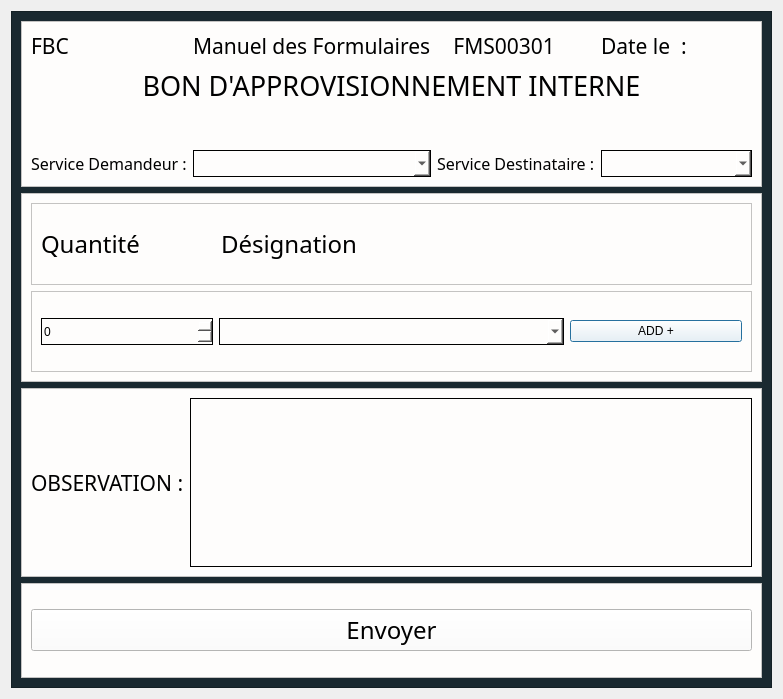
<?xml version="1.0" encoding="UTF-8"?>
<ui version="4.0">
 <class>Dialog</class>
 <widget class="QDialog" name="Dialog">
  <property name="geometry">
   <rect>
    <x>0</x>
    <y>0</y>
    <width>783</width>
    <height>699</height>
   </rect>
  </property>
  <property name="windowTitle">
   <string>Dialog</string>
  </property>
  <layout class="QVBoxLayout" name="verticalLayout">
   <item>
    <widget class="QFrame" name="frame">
     <property name="styleSheet">
      <string notr="true">background-color: #1A2930;</string>
     </property>
     <property name="frameShape">
      <enum>QFrame::StyledPanel</enum>
     </property>
     <property name="frameShadow">
      <enum>QFrame::Raised</enum>
     </property>
     <layout class="QVBoxLayout" name="verticalLayout_2" stretch="0,2,2,1">
      <item>
       <widget class="QFrame" name="frame_4">
        <property name="styleSheet">
         <string notr="true">background-color : #FEFDFC;</string>
        </property>
        <property name="frameShape">
         <enum>QFrame::StyledPanel</enum>
        </property>
        <property name="frameShadow">
         <enum>QFrame::Raised</enum>
        </property>
        <layout class="QGridLayout" name="gridLayout">
         <item row="1" column="0" colspan="5">
          <widget class="QLabel" name="label_3">
           <property name="font">
            <font>
             <family>Modern No. 20</family>
             <pointsize>20</pointsize>
            </font>
           </property>
           <property name="text">
            <string>BON D'APPROVISIONNEMENT INTERNE</string>
           </property>
           <property name="alignment">
            <set>Qt::AlignCenter</set>
           </property>
          </widget>
         </item>
         <item row="0" column="2">
          <widget class="QLabel" name="label_7">
           <property name="font">
            <font>
             <family>Modern No. 20</family>
             <pointsize>16</pointsize>
            </font>
           </property>
           <property name="text">
            <string>   FMS00301</string>
           </property>
          </widget>
         </item>
         <item row="0" column="1">
          <widget class="QLabel" name="label_6">
           <property name="font">
            <font>
             <family>Modern No. 20</family>
             <pointsize>16</pointsize>
            </font>
           </property>
           <property name="text">
            <string>Manuel des Formulaires</string>
           </property>
          </widget>
         </item>
         <item row="5" column="0">
          <widget class="QLabel" name="label_4">
           <property name="font">
            <font>
             <family>Modern No. 20</family>
             <pointsize>12</pointsize>
            </font>
           </property>
           <property name="text">
            <string>Service Demandeur :</string>
           </property>
          </widget>
         </item>
         <item row="3" column="0">
          <widget class="QLabel" name="label">
           <property name="text">
            <string/>
           </property>
          </widget>
         </item>
         <item row="0" column="0">
          <widget class="QLabel" name="label_5">
           <property name="font">
            <font>
             <family>Modern No. 20</family>
             <pointsize>16</pointsize>
            </font>
           </property>
           <property name="text">
            <string>FBC</string>
           </property>
          </widget>
         </item>
         <item row="5" column="2">
          <widget class="QLabel" name="label_10">
           <property name="font">
            <font>
             <family>Modern No. 20</family>
             <pointsize>12</pointsize>
            </font>
           </property>
           <property name="text">
            <string>Service Destinataire :</string>
           </property>
          </widget>
         </item>
         <item row="4" column="0">
          <widget class="QLabel" name="label_2">
           <property name="text">
            <string/>
           </property>
          </widget>
         </item>
         <item row="5" column="1">
          <widget class="QComboBox" name="comboBoxDemandeur">
           <property name="styleSheet">
            <string notr="true">border: 1px solid back;height:25px;</string>
           </property>
          </widget>
         </item>
         <item row="5" column="3" colspan="2">
          <widget class="QComboBox" name="comboBoxDestinataire">
           <property name="styleSheet">
            <string notr="true">border: 1px solid back;height:25px;</string>
           </property>
          </widget>
         </item>
         <item row="0" column="3" colspan="2">
          <widget class="QLabel" name="label_8">
           <property name="font">
            <font>
             <family>Modern No. 20</family>
             <pointsize>16</pointsize>
            </font>
           </property>
           <property name="text">
            <string>Date le  :</string>
           </property>
          </widget>
         </item>
        </layout>
       </widget>
      </item>
      <item>
       <widget class="QFrame" name="frame_3">
        <property name="styleSheet">
         <string notr="true">background-color : #FEFDFC;</string>
        </property>
        <property name="frameShape">
         <enum>QFrame::StyledPanel</enum>
        </property>
        <property name="frameShadow">
         <enum>QFrame::Raised</enum>
        </property>
        <layout class="QVBoxLayout" name="verticalLayout_3">
         <item>
          <widget class="QFrame" name="frame_7">
           <property name="frameShape">
            <enum>QFrame::StyledPanel</enum>
           </property>
           <property name="frameShadow">
            <enum>QFrame::Raised</enum>
           </property>
           <layout class="QHBoxLayout" name="horizontalLayout_2" stretch="1,2,1">
            <item>
             <widget class="QLabel" name="label_11">
              <property name="font">
               <font>
                <family>Modern No. 20</family>
                <pointsize>18</pointsize>
               </font>
              </property>
              <property name="text">
               <string>Quantité</string>
              </property>
             </widget>
            </item>
            <item>
             <widget class="QLabel" name="label_9">
              <property name="font">
               <font>
                <family>Modern No. 20</family>
                <pointsize>18</pointsize>
               </font>
              </property>
              <property name="text">
               <string>Désignation</string>
              </property>
             </widget>
            </item>
            <item>
             <spacer name="horizontalSpacer">
              <property name="orientation">
               <enum>Qt::Horizontal</enum>
              </property>
              <property name="sizeHint" stdset="0">
               <size>
                <width>40</width>
                <height>20</height>
               </size>
              </property>
             </spacer>
            </item>
           </layout>
          </widget>
         </item>
         <item>
          <widget class="QFrame" name="frame_6">
           <property name="frameShape">
            <enum>QFrame::StyledPanel</enum>
           </property>
           <property name="frameShadow">
            <enum>QFrame::Raised</enum>
           </property>
           <layout class="QHBoxLayout" name="horizontalLayout_3" stretch="1,2,1">
            <item>
             <widget class="QSpinBox" name="spinBoxQuantite">
              <property name="styleSheet">
               <string notr="true">border: 1px solid back;height:25px;</string>
              </property>
             </widget>
            </item>
            <item>
             <widget class="QComboBox" name="comboBoxDesignation">
              <property name="layoutDirection">
               <enum>Qt::LeftToRight</enum>
              </property>
              <property name="styleSheet">
               <string notr="true">border: 1px solid back;height:25px;</string>
              </property>
             </widget>
            </item>
            <item>
             <widget class="QPushButton" name="pushButtonAjout">
              <property name="cursor">
               <cursorShape>PointingHandCursor</cursorShape>
              </property>
              <property name="styleSheet">
               <string notr="true">QPushButton{
height : 25px;
background-color :#00A8E8;
}


QPushButton:hover{
	background-color: rgb(0, 92, 157);
};</string>
              </property>
              <property name="text">
               <string>ADD +</string>
              </property>
             </widget>
            </item>
           </layout>
          </widget>
         </item>
        </layout>
       </widget>
      </item>
      <item>
       <widget class="QFrame" name="frame_5">
        <property name="styleSheet">
         <string notr="true">background-color : #FEFDFC;</string>
        </property>
        <property name="frameShape">
         <enum>QFrame::StyledPanel</enum>
        </property>
        <property name="frameShadow">
         <enum>QFrame::Raised</enum>
        </property>
        <layout class="QHBoxLayout" name="horizontalLayout">
         <item>
          <widget class="QLabel" name="label_12">
           <property name="font">
            <font>
             <family>Modern No. 20</family>
             <pointsize>16</pointsize>
            </font>
           </property>
           <property name="text">
            <string>OBSERVATION :</string>
           </property>
          </widget>
         </item>
         <item>
          <widget class="QTextEdit" name="textEditObservation">
           <property name="font">
            <font>
             <pointsize>11</pointsize>
             <weight>75</weight>
             <bold>true</bold>
            </font>
           </property>
           <property name="styleSheet">
            <string notr="true">border: 1px solid back;</string>
           </property>
          </widget>
         </item>
        </layout>
       </widget>
      </item>
      <item>
       <widget class="QFrame" name="frame_2">
        <property name="styleSheet">
         <string notr="true">background-color : #FEFDFC;</string>
        </property>
        <property name="frameShape">
         <enum>QFrame::StyledPanel</enum>
        </property>
        <property name="frameShadow">
         <enum>QFrame::Raised</enum>
        </property>
        <layout class="QGridLayout" name="gridLayout_3">
         <item row="0" column="0" rowspan="2">
          <widget class="QPushButton" name="pushButtonEnvoyer">
           <property name="font">
            <font>
             <family>Modern No. 20</family>
             <pointsize>18</pointsize>
            </font>
           </property>
           <property name="cursor">
            <cursorShape>PointingHandCursor</cursorShape>
           </property>
           <property name="styleSheet">
            <string notr="true">QPushButton{
height : 25px;
background-color :#00A8E8;
}


QPushButton:hover{
	background-color: rgb(0, 92, 157);
};</string>
           </property>
           <property name="text">
            <string>Envoyer</string>
           </property>
          </widget>
         </item>
        </layout>
       </widget>
      </item>
     </layout>
    </widget>
   </item>
  </layout>
 </widget>
 <resources/>
 <connections/>
</ui>
